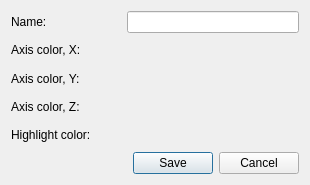
<?xml version="1.0" encoding="UTF-8"?>
<ui version="4.0">
 <class>EditGizmoColorSchemeEditDialog</class>
 <widget class="QDialog" name="EditGizmoColorSchemeEditDialog">
  <property name="geometry">
   <rect>
    <x>0</x>
    <y>0</y>
    <width>310</width>
    <height>185</height>
   </rect>
  </property>
  <property name="windowTitle">
   <string>Edit gizmo color scheme</string>
  </property>
  <layout class="QGridLayout" name="gridLayout" columnstretch="2,1,2">
   <item row="1" column="0">
    <widget class="QLabel" name="label_2">
     <property name="text">
      <string>Axis color, X:</string>
     </property>
     <property name="buddy">
      <cstring>colorAxisX</cstring>
     </property>
    </widget>
   </item>
   <item row="5" column="0" colspan="3">
    <layout class="QHBoxLayout" name="horizontalLayout">
     <item>
      <spacer name="horizontalSpacer">
       <property name="orientation">
        <enum>Qt::Horizontal</enum>
       </property>
       <property name="sizeHint" stdset="0">
        <size>
         <width>40</width>
         <height>20</height>
        </size>
       </property>
      </spacer>
     </item>
     <item>
      <widget class="QPushButton" name="buttonSave">
       <property name="text">
        <string>Save</string>
       </property>
      </widget>
     </item>
     <item>
      <widget class="QPushButton" name="buttonCancel">
       <property name="text">
        <string>Cancel</string>
       </property>
      </widget>
     </item>
    </layout>
   </item>
   <item row="0" column="0">
    <widget class="QLabel" name="label">
     <property name="text">
      <string>Name:</string>
     </property>
     <property name="buddy">
      <cstring>name</cstring>
     </property>
    </widget>
   </item>
   <item row="1" column="2">
    <widget class="DKColorPickerButton" name="colorAxisX"/>
   </item>
   <item row="0" column="1" colspan="2">
    <widget class="QLineEdit" name="name"/>
   </item>
   <item row="2" column="0">
    <widget class="QLabel" name="label_3">
     <property name="text">
      <string>Axis color, Y:</string>
     </property>
     <property name="buddy">
      <cstring>colorAxisY</cstring>
     </property>
    </widget>
   </item>
   <item row="3" column="0">
    <widget class="QLabel" name="label_4">
     <property name="text">
      <string>Axis color, Z:</string>
     </property>
     <property name="buddy">
      <cstring>colorAxisZ</cstring>
     </property>
    </widget>
   </item>
   <item row="4" column="0">
    <widget class="QLabel" name="label_5">
     <property name="text">
      <string>Highlight color:</string>
     </property>
     <property name="buddy">
      <cstring>colorHighlight</cstring>
     </property>
    </widget>
   </item>
   <item row="2" column="2">
    <widget class="DKColorPickerButton" name="colorAxisY"/>
   </item>
   <item row="3" column="2">
    <widget class="DKColorPickerButton" name="colorAxisZ"/>
   </item>
   <item row="4" column="2">
    <widget class="DKColorPickerButton" name="colorHighlight"/>
   </item>
  </layout>
 </widget>
 <customwidgets>
  <customwidget>
   <class>DKColorPickerButton</class>
   <extends>QWidget</extends>
   <header>widgets/DKColorPickerButton.h</header>
  </customwidget>
 </customwidgets>
 <resources/>
 <connections/>
</ui>
